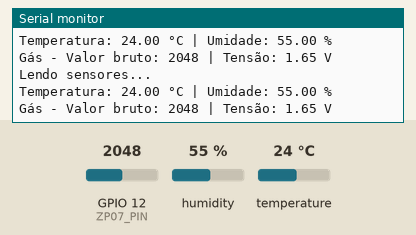
This sketch was run on a simulated ESP32. On the bench: the last lines printed to the serial monitor. Inputs (shaded band) come from the test bench; at power-on: humidity 55 %, GPIO 12 (ZP07_PIN) = 2048, temperature 24 °C.

Above: at 2.9 s.
3.0 s: humidity set to 22 %
At 4.9 s:
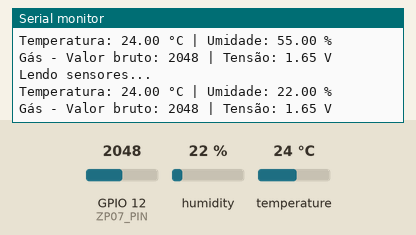
5.7 s: GPIO 12 (ZP07_PIN) set to 2866
At 6.8 s:
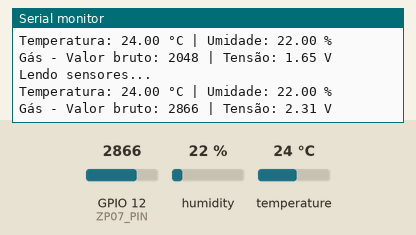
8.4 s: temperature set to 12 °C
At 10.7 s:
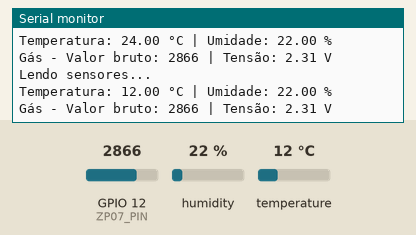
11.1 s: GPIO 12 (ZP07_PIN) set to 3603
At 13.5 s:
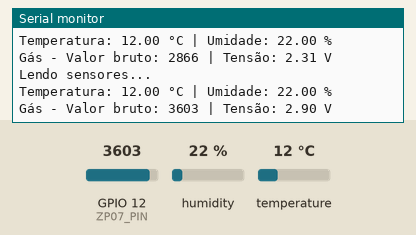
13.8 s: humidity set to 40 %
At 15.8 s:
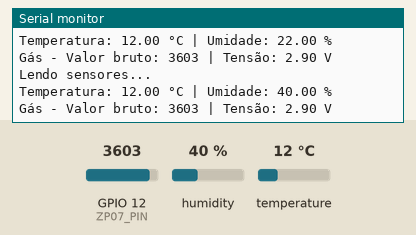
Timing chart, 0 to 17.3 s (numbered marks = the images above; inputs shaded):
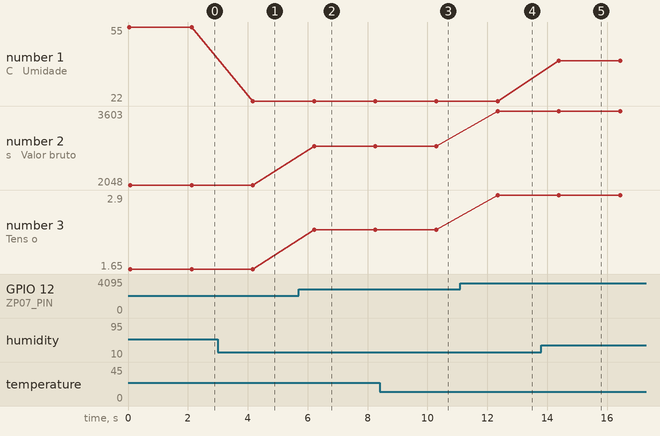

Measured:
- after the input at 3.0 s, the serial monitor: prints a new line after 1.2 s (image 1)
- after the input at 5.7 s, the serial monitor: prints a new line after 0.51 s (image 2)
- after the input at 8.4 s, the serial monitor: prints a new line after 1.9 s (image 3)
- after the input at 11.1 s, the serial monitor: prints a new line after 1.2 s (image 4)
- after the input at 13.8 s, the serial monitor: prints a new line after 0.59 s (image 5)
- plotted number 1: 22 → 40 after the input at 13.8 s
- plotted number 2: 2048 → 2866 after the input at 5.7 s, 2866 → 3603 after the input at 11.1 s
- plotted number 3: 1.65 → 2.31 after the input at 5.7 s, 2.31 → 2.9 after the input at 11.1 s

The sketch:

mareDeDados.ino
```cpp
#include <DHT.h>

#define DHTPIN 13      // Pino do sensor DHT22 (D26)
#define DHTTYPE DHT22  // Tipo do sensor DHT
#define ZP07_PIN 12   // Pino analógico para o sensor ZP07-4 (D25)

DHT dht(DHTPIN, DHTTYPE);

void setup() {
  Serial.begin(9600);  // Inicializa o monitor serial
  Serial.println("Iniciando o ESP32...");

  dht.begin();           // Inicializa o sensor DHT22
  Serial.println("Sensor DHT22 iniciado.");

  pinMode(ZP07_PIN, INPUT); // Configura o pino do sensor ZP07-4 como entrada
  Serial.println("Sensor ZP07-4 configurado.");
}

void loop() {
  Serial.println("Lendo sensores...");

  // Leitura do sensor DHT22
  float temperatura = dht.readTemperature();
  float umidade = dht.readHumidity();

  // Verifica se houve falha na leitura do DHT22
  if (isnan(temperatura) || isnan(umidade)) {
    Serial.println("Falha na leitura do sensor DHT22!");
  } else {
    Serial.print("Temperatura: ");
    Serial.print(temperatura);
    Serial.print(" °C | Umidade: ");
    Serial.print(umidade);
    Serial.println(" %");
  }

  // Leitura do sensor ZP07-4 (gás)
  int gasValue = analogRead(ZP07_PIN);  // Leitura analógica do sensor de gás
  float voltagemGas = gasValue * (3.3 / 4095.0); // Converte para voltagem (valor de 12 bits no ESP32)

  // Imprime os dados do sensor ZP07-4
  Serial.print("Gás - Valor bruto: ");
  Serial.print(gasValue);
  Serial.print(" | Tensão: ");
  Serial.print(voltagemGas);
  Serial.println(" V");

  delay(2000);  // Atraso de 2 segundos entre as leituras
}
```

mareDeDados.cpp
```cpp

```
